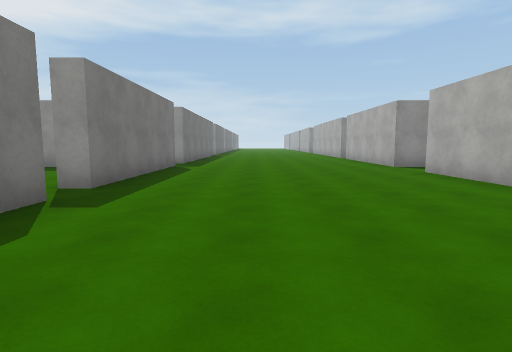
view 1 (above)

21 first-person views from a walk through a 3-D level made in the Unity game engine. The camera is 1.4 m above the floor, tilts 6° down and sees 80° across. The floor is counted in squares, 2 m on a side. Each view is taken from the middle of a square. On the plan, view 1 faces up. The plan holds only what a view shows up to about 10 squares ahead; the rest is blank. The place goes on beyond the plan. Surface patterns are stand-ins for the level's own textures.

view 2
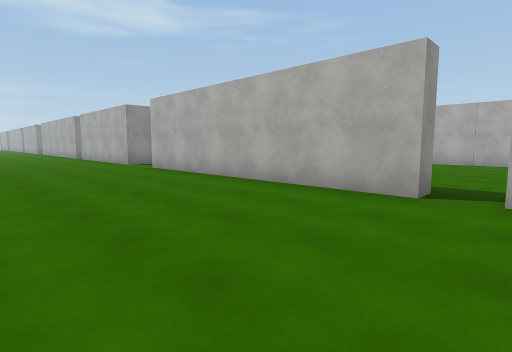

view 3
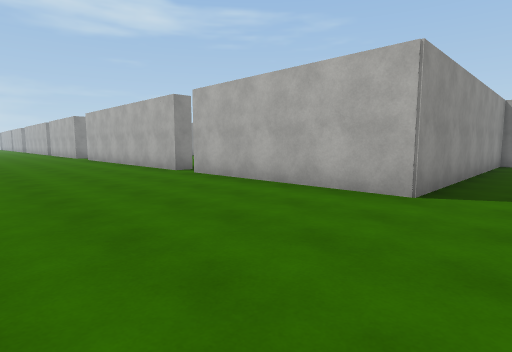

view 4
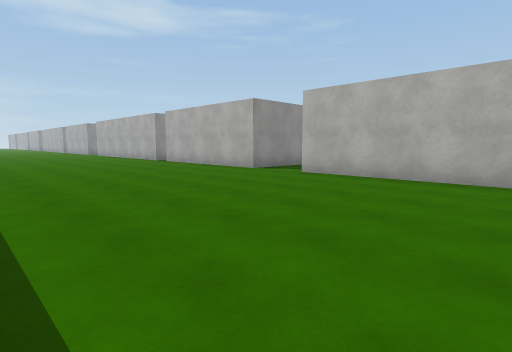

view 5
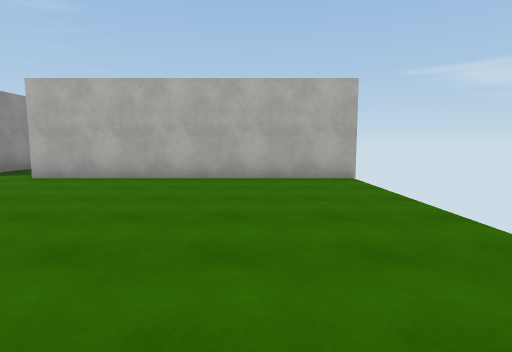

view 6
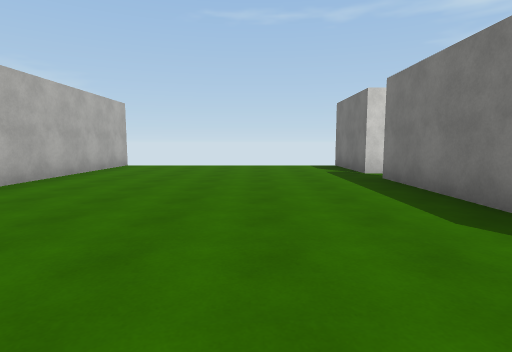

view 7
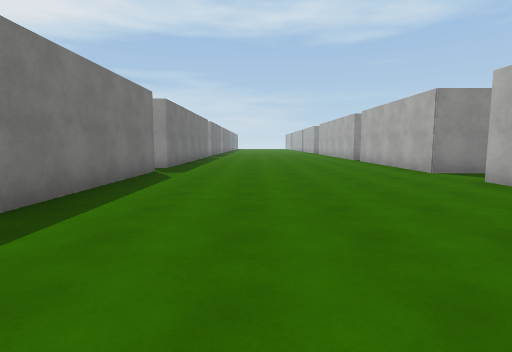

view 8
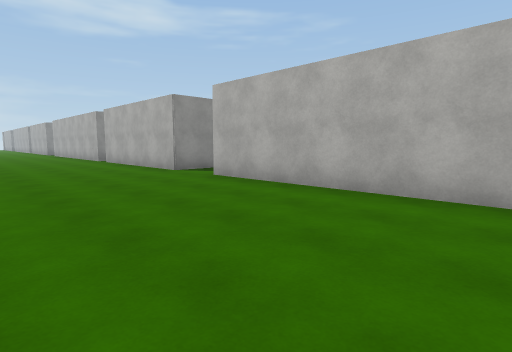

view 9
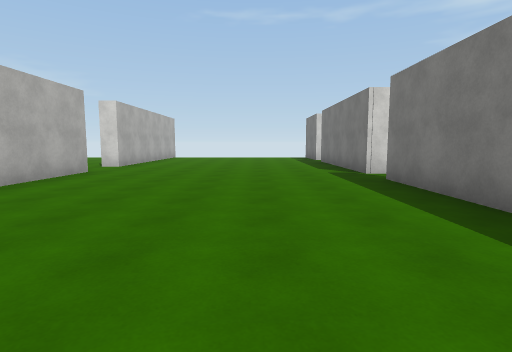

view 10
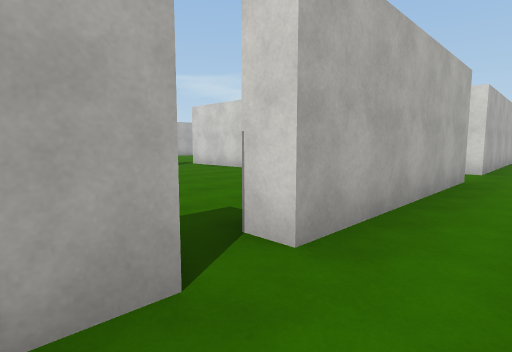

view 11
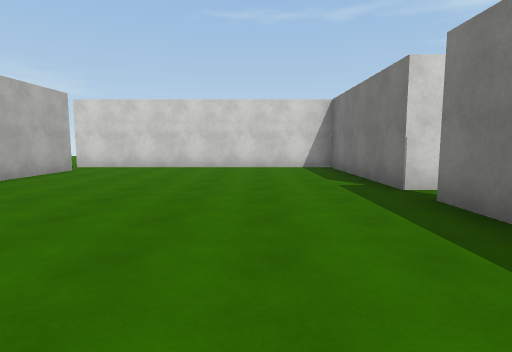

view 12
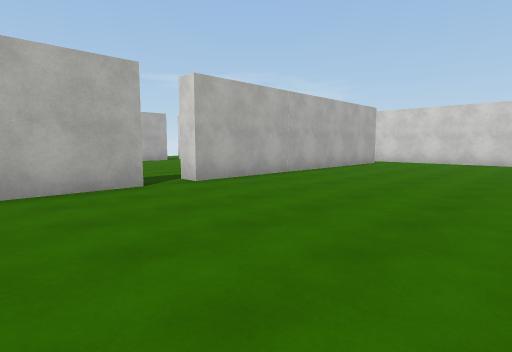

view 13
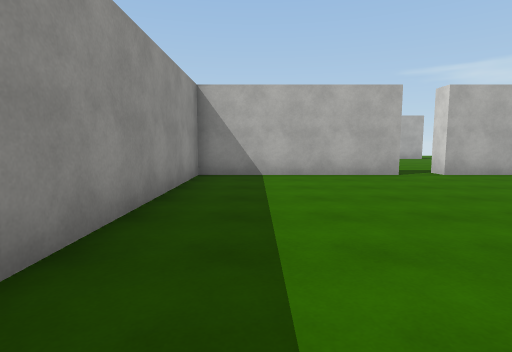

view 14
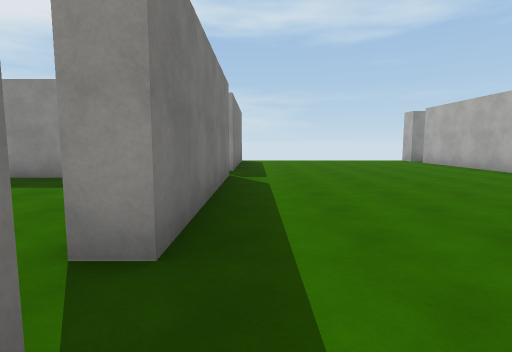

view 15
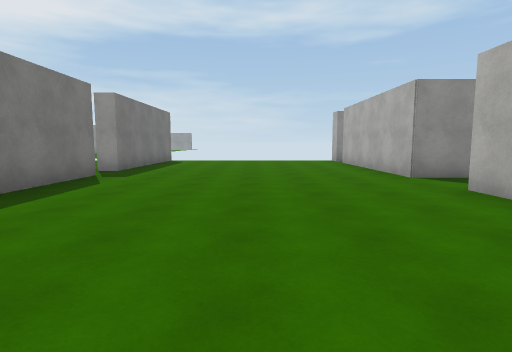

view 16
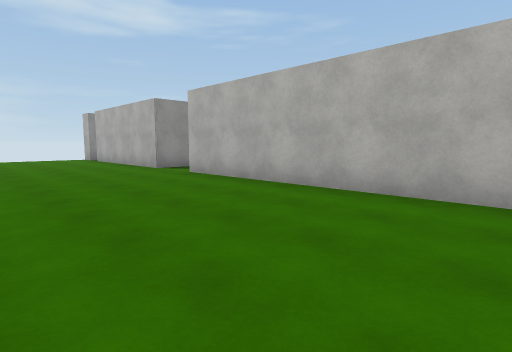

view 17
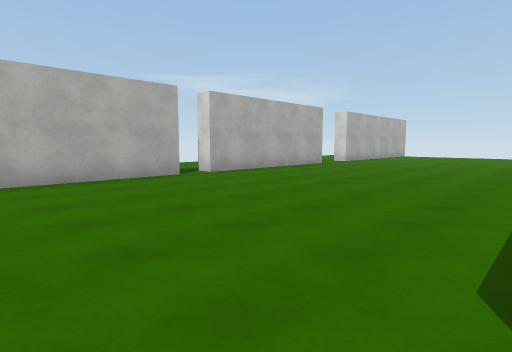

view 18
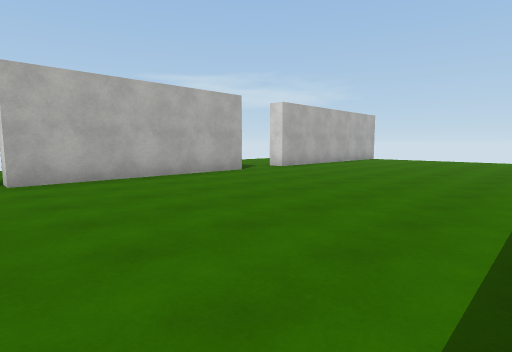

view 19
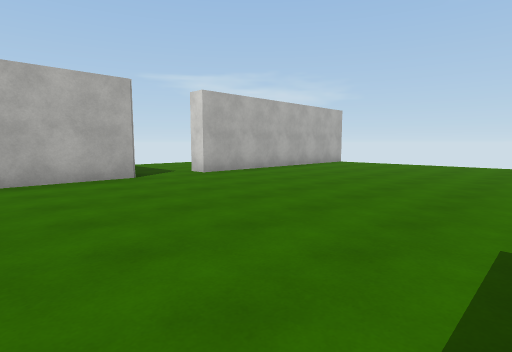

view 20
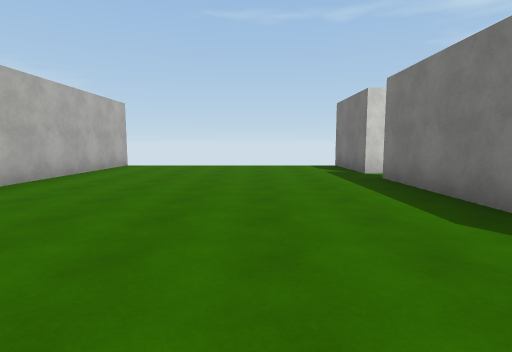

view 21
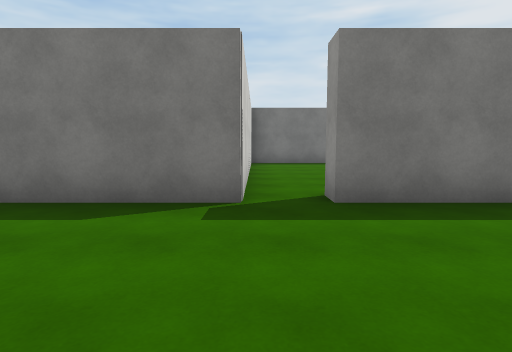

### Floor plan
Points are (right, up) in squares from view 1. A wall is a line through its corners. A room is listed if a view was taken in it or the views show most of it. See-through windows are left out.
Room 1 (views 1, 2, 3, 4, 5, 6, 7, 8, 9, 10, 13)
walls: (-2.6, -1) (-2.6, -4.1); (4.8, 0.3) (4.2, 0.3) (4.2, 7.6); (-2.6, 3.8) (-2.6, 3); (4.2, -5.7) (4.2, -0.6) (4.8, -0.6); (-3.1, -5.2) (-2.6, -5.2) (-2.6, -10.2); (5.4, 9.3) (4.2, 9.3) (4.2, 12.1); (-2.6, 9.9) (-2.6, 4.8) (-3.1, 4.8); (-2.6, -11.3) (-2.6, -14); (-2.6, 12.1) (-2.6, 10.9) (-3, 10.9); (4.2, -14.1) (4.2, -7.4) (4.8, -7.4)
ways out: opening at (5, 0) to room 2; opening at (5, 8) to room 2; opening at (-3, -11); opening at (-3, -5); opening at (-3, 4); opening at (-3, 10); opening at (5, -7); gap at (4, -14)
Room 2 (views 11, 12)
walls: (4.8, 1.4) (4.8, 0.3); (4.8, -0.6) (4.8, -5.2) (11.5, -5.2); (11.9, 4.8) (11.9, 9.3) (5.4, 9.3); (11.9, -4.1) (11.9, 3.7)
ways out: opening at (5, 0) to room 1; opening at (5, 8) to room 1; opening at (12, -5) to room 3; opening at (12, 4) to room 3
Room 3 (views 14, 15, 16, 17, 18, 19, 20, 21)
walls: (19.2, 0.2) (19.2, 7.6); (11.9, 3.7) (12.5, 3.7); (19.2, -5.8) (19.2, -0.6) (19.9, -0.6); (11.5, -5.2) (12.5, -5.2); (12.4, -7) (12.4, -10.2); (20.5, 9.3) (19.2, 9.3) (19.2, 12.5); (11.4, 9.8) (12.4, 9.8) (12.4, 4.8) (11.9, 4.8); (12.4, -11.3) (12.4, -14); (12.4, 12.5) (12.4, 10.9) (11.8, 10.9); (19.2, -14.1) (19.2, -7.4)
ways out: opening at (12, -5) to room 2; opening at (12, 4) to room 2; opening at (12, -11); opening at (12, 10); opening at (20, -7); opening at (20, 0); opening at (20, 8); gap at (19, -14)

Where each view was taken, in squares from view 1:
view 1: 0 up, 0 right, facing up
view 2: 1 down, 0 right, facing up-right
view 3: 7 down, 0 right, facing up-right
view 4: 12 down, 2 left, facing up-right
view 5: 12 down, 2 left, facing right
view 6: 4 down, 0 right, facing down
view 7: 2 up, 0 right, facing up
view 8: 2 up, 0 right, facing up-right
view 9: 2 up, 0 right, facing down
view 10: 1 up, 3 right, facing down-right
view 11: 4 up, 7 right, facing down
view 12: 7 up, 7 right, facing down-right
view 13: 8 up, 5 right, facing right
view 14: 3 up, 13 right, facing up
view 15: 3 up, 16 right, facing up
view 16: 1 up, 15 right, facing up-right
view 17: 4 up, 13 right, facing down-right
view 18: 0 up, 13 right, facing down-right
view 19: 3 down, 13 right, facing down-right
view 20: 4 down, 15 right, facing down
view 21: 10 up, 16 right, facing left
